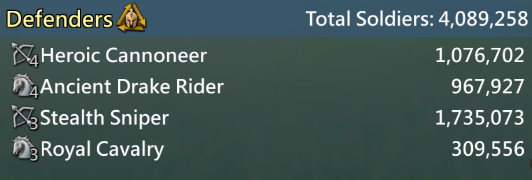
#> input picture app/test_3.png, 532 x 180 px
$ python capturing_just_text.py
#> lines starting #> are read from the running program, lines starting #| are printed output that depends on the picture
# Copyright (c) Peter Majko.

"""

"""

from PIL import Image, ImageOps
import pytesseract
import cv2 as cv
import numpy as np


image_path = r'test_3.png'

img_rgb = cv.imread(image_path)
#> img_rgb is the input picture: shape (180, 532, 3); mean B, G, R 86.6, 89.1, 68.9
img_gray = cv.cvtColor(img_rgb, cv.COLOR_RGB2GRAY)
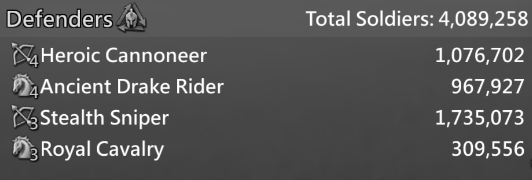
#> img_gray: shape (180, 532); min 0, max 255, mean 86.1
img_gray = cv.fastNlMeansDenoising(img_gray, h=25)
inv_img = ImageOps.invert(Image.fromarray(img_gray).convert('L'))
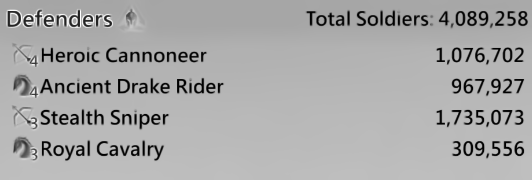
#> inv_img: PIL image 532x180 L; min 0, max 255, mean 169.1
inv_img.format = "BMP"
# img_gray = np.asarray(inv_img, dtype=np.uint8)
# img_gray

#> (the run stopped early here; a loop or call above may not have finished)
